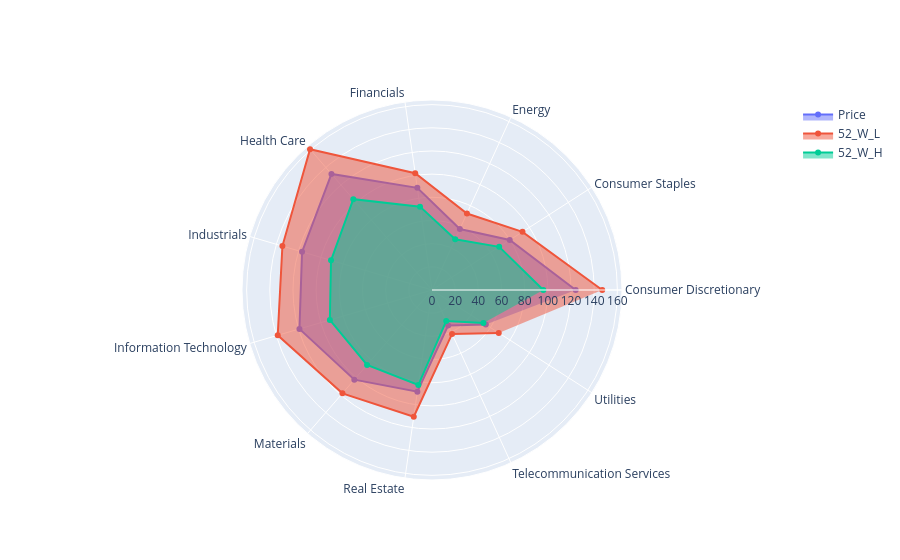

Here is the notebook cell this chart was saved with:
### Code cell
fig = go.Figure()

fig.add_trace(go.Scatterpolar(
      r=DATA_Sector['Price'],
      theta=DATA_Sector['Sector'],
      fill='toself',
      name='Price'
))
fig.add_trace(go.Scatterpolar(
      r=DATA_Sector['52_W_L'],
      theta=DATA_Sector['Sector'],
      fill='toself',
      name='52_W_L'
))
fig.add_trace(go.Scatterpolar(
      r=DATA_Sector['52_W_H'],
      theta=DATA_Sector['Sector'],
      fill='toself',
      name='52_W_H'
))

### Figure 1 — Plotly figure (JSON) as saved in the notebook; plotly's stock layout.template omitted (floating-point values rounded to 4 significant figures)
{"data": [{"fill": "toself", "name": "Price", "r": [124.0, 79.76, 57.89, 89.06, 132.5, 116.9, 119.2, 102.4, 88.71, 33.6, 55.19], "theta": ["Consumer Discretionary", "Consumer Staples", "Energy", "Financials", "Health Care", "Industrials", "Information Technology", "Materials", "Real Estate", "Telecommunication Services", "Utilities"], "type": "scatterpolar"}, {"fill": "toself", "name": "52_W_L", "r": [146.9, 92.83, 72.59, 101.8, 160.8, 134.6, 138.8, 118.0, 110.6, 41.69, 68.5], "theta": ["Consumer Discretionary", "Consumer Staples", "Energy", "Financials", "Health Care", "Industrials", "Information Technology", "Materials", "Real Estate", "Telecommunication Services", "Utilities"], "type": "scatterpolar"}, {"fill": "toself", "name": "52_W_H", "r": [96.09, 68.93, 48.14, 72.69, 103.7, 90.84, 91.89, 85.58, 82.88, 29.5, 52.8], "theta": ["Consumer Discretionary", "Consumer Staples", "Energy", "Financials", "Health Care", "Industrials", "Information Technology", "Materials", "Real Estate", "Telecommunication Services", "Utilities"], "type": "scatterpolar"}], "layout": {}}
